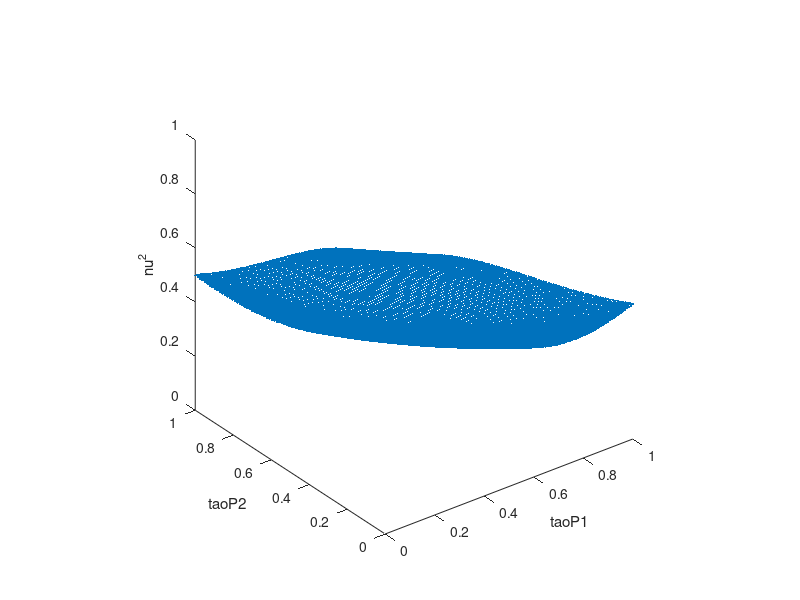

MATLAB code to generate this figure:
function filter1_analytic()

[taoP1,taoP2] = meshgrid(0:0.01:1,0:0.01:1);
grid = [taoP1(:) taoP2(:)];

a = grid(:, 1)+grid(:, 2);
b = grid(:, 1).*grid(:, 2);

M = (b - 1).^2./(a.^2 - 2.*b + 1);

plot3(grid(:, 1), grid(:, 2), M, '.');
axis equal
xlabel('taoP1')
ylabel('taoP2')
zlabel('nu^2')
end